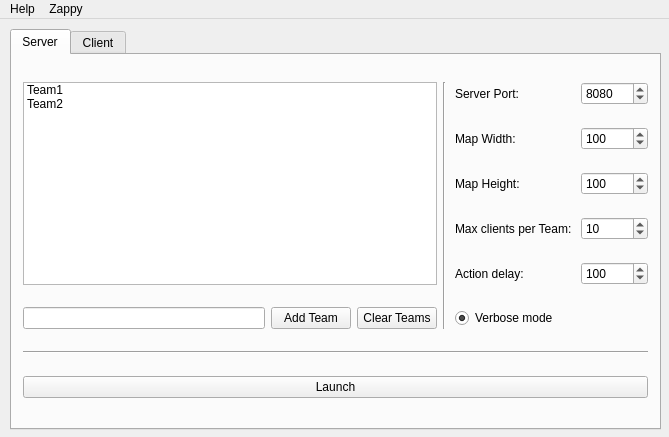
<?xml version="1.0" encoding="UTF-8"?>
<ui version="4.0">
 <class>MainWindow</class>
 <widget class="QMainWindow" name="MainWindow">
  <property name="geometry">
   <rect>
    <x>0</x>
    <y>0</y>
    <width>669</width>
    <height>437</height>
   </rect>
  </property>
  <property name="windowTitle">
   <string>Zappy</string>
  </property>
  <widget class="QWidget" name="centralWidget">
   <widget class="QTabWidget" name="mainTab">
    <property name="geometry">
     <rect>
      <x>10</x>
      <y>10</y>
      <width>651</width>
      <height>401</height>
     </rect>
    </property>
    <property name="currentIndex">
     <number>0</number>
    </property>
    <widget class="QWidget" name="serverWidget">
     <attribute name="title">
      <string>Server</string>
     </attribute>
     <layout class="QGridLayout" name="firstLayout">
      <item row="5" column="0" rowspan="2">
       <layout class="QGridLayout" name="serverLayout">
        <item row="1" column="5">
         <widget class="QLabel" name="mapWidthLabel">
          <property name="text">
           <string>Map Width: </string>
          </property>
         </widget>
        </item>
        <item row="1" column="6">
         <widget class="QSpinBox" name="mapWidthSpinbox">
          <property name="minimum">
           <number>10</number>
          </property>
          <property name="maximum">
           <number>100000</number>
          </property>
          <property name="value">
           <number>100</number>
          </property>
         </widget>
        </item>
        <item row="0" column="5">
         <widget class="QLabel" name="serverPortLabel">
          <property name="text">
           <string>Server Port: </string>
          </property>
         </widget>
        </item>
        <item row="4" column="5">
         <widget class="QLabel" name="delayLabel">
          <property name="text">
           <string>Action delay:</string>
          </property>
         </widget>
        </item>
        <item row="0" column="6">
         <widget class="QSpinBox" name="serverPortSpinbox">
          <property name="maximum">
           <number>100000</number>
          </property>
          <property name="value">
           <number>8080</number>
          </property>
         </widget>
        </item>
        <item row="2" column="5">
         <widget class="QLabel" name="mapHeightLabel">
          <property name="text">
           <string>Map Height: </string>
          </property>
         </widget>
        </item>
        <item row="2" column="6">
         <widget class="QSpinBox" name="mapHeightSpinbox">
          <property name="minimum">
           <number>10</number>
          </property>
          <property name="maximum">
           <number>100000</number>
          </property>
          <property name="value">
           <number>100</number>
          </property>
         </widget>
        </item>
        <item row="4" column="6">
         <widget class="QSpinBox" name="delaySpinbox">
          <property name="minimum">
           <number>10</number>
          </property>
          <property name="maximum">
           <number>7000000</number>
          </property>
          <property name="value">
           <number>100</number>
          </property>
         </widget>
        </item>
        <item row="3" column="6">
         <widget class="QSpinBox" name="maxClientsSpinbox">
          <property name="minimum">
           <number>1</number>
          </property>
          <property name="maximum">
           <number>100000</number>
          </property>
          <property name="value">
           <number>10</number>
          </property>
         </widget>
        </item>
        <item row="3" column="5">
         <widget class="QLabel" name="maxClientsLabel">
          <property name="text">
           <string>Max clients per Team: </string>
          </property>
         </widget>
        </item>
        <item row="8" column="0" colspan="7">
         <widget class="Line" name="line2">
          <property name="orientation">
           <enum>Qt::Horizontal</enum>
          </property>
         </widget>
        </item>
        <item row="9" column="0" colspan="7">
         <widget class="QPushButton" name="launchServer">
          <property name="text">
           <string>Launch</string>
          </property>
         </widget>
        </item>
        <item row="5" column="0">
         <widget class="QLineEdit" name="teamLineEdit"/>
        </item>
        <item row="5" column="1">
         <widget class="QPushButton" name="teamButtonAdd">
          <property name="text">
           <string>Add Team</string>
          </property>
         </widget>
        </item>
        <item row="0" column="0" rowspan="5" colspan="3">
         <widget class="QListWidget" name="teamList">
          <item>
           <property name="text">
            <string>Team1</string>
           </property>
          </item>
          <item>
           <property name="text">
            <string>Team2</string>
           </property>
          </item>
         </widget>
        </item>
        <item row="5" column="5" colspan="2">
         <widget class="QRadioButton" name="verboseRadio">
          <property name="text">
           <string>Verbose mode</string>
          </property>
          <property name="checked">
           <bool>true</bool>
          </property>
         </widget>
        </item>
        <item row="0" column="3" rowspan="6" colspan="2">
         <widget class="Line" name="line">
          <property name="orientation">
           <enum>Qt::Vertical</enum>
          </property>
         </widget>
        </item>
        <item row="5" column="2">
         <widget class="QPushButton" name="teamButtonClear">
          <property name="text">
           <string>Clear Teams</string>
          </property>
         </widget>
        </item>
       </layout>
      </item>
     </layout>
    </widget>
    <widget class="QWidget" name="clientWidget">
     <attribute name="title">
      <string>Client</string>
     </attribute>
     <widget class="QWidget" name="gridLayoutWidget">
      <property name="geometry">
       <rect>
        <x>9</x>
        <y>9</y>
        <width>631</width>
        <height>351</height>
       </rect>
      </property>
      <layout class="QGridLayout" name="gridLayout">
       <item row="2" column="0">
        <widget class="QLabel" name="teamLabel">
         <property name="text">
          <string>Team name: </string>
         </property>
        </widget>
       </item>
       <item row="8" column="0" colspan="2">
        <widget class="Line" name="line2_3">
         <property name="orientation">
          <enum>Qt::Horizontal</enum>
         </property>
        </widget>
       </item>
       <item row="7" column="0" colspan="2">
        <widget class="QRadioButton" name="graphicRadio">
         <property name="text">
          <string>Launch Graphic Client</string>
         </property>
        </widget>
       </item>
       <item row="5" column="1">
        <widget class="QLineEdit" name="ipLineEdit">
         <property name="text">
          <string>127.0.0.1</string>
         </property>
        </widget>
       </item>
       <item row="5" column="0">
        <widget class="QLabel" name="ipLabel">
         <property name="text">
          <string>Machine Address: </string>
         </property>
        </widget>
       </item>
       <item row="9" column="0" colspan="2">
        <widget class="QPushButton" name="launchClient">
         <property name="text">
          <string>Launch</string>
         </property>
        </widget>
       </item>
       <item row="0" column="0">
        <widget class="QLabel" name="portLabel">
         <property name="text">
          <string>Machine Port: </string>
         </property>
        </widget>
       </item>
       <item row="0" column="1">
        <widget class="QSpinBox" name="portSpinBox">
         <property name="maximum">
          <number>100000</number>
         </property>
         <property name="value">
          <number>8080</number>
         </property>
        </widget>
       </item>
       <item row="2" column="1">
        <widget class="QLineEdit" name="teamNameLineEdit">
         <property name="text">
          <string>Team1</string>
         </property>
        </widget>
       </item>
      </layout>
     </widget>
    </widget>
   </widget>
  </widget>
  <widget class="QMenuBar" name="menuZappy">
   <property name="geometry">
    <rect>
     <x>0</x>
     <y>0</y>
     <width>669</width>
     <height>24</height>
    </rect>
   </property>
   <widget class="QMenu" name="menuMainWindow">
    <property name="title">
     <string>Zappy</string>
    </property>
    <addaction name="actionQuit"/>
   </widget>
   <widget class="QMenu" name="menuHelp">
    <property name="title">
     <string>Help</string>
    </property>
    <addaction name="actionOpenMan"/>
    <addaction name="actionOpenQt"/>
    <addaction name="separator"/>
    <addaction name="actionOpenLog"/>
   </widget>
   <addaction name="menuHelp"/>
   <addaction name="menuMainWindow"/>
  </widget>
  <action name="actionAbout">
   <property name="text">
    <string>About</string>
   </property>
  </action>
  <action name="actionQuit">
   <property name="text">
    <string>Quit</string>
   </property>
   <property name="shortcut">
    <string>Esc</string>
   </property>
  </action>
  <action name="actionNew_command">
   <property name="text">
    <string>New command</string>
   </property>
  </action>
  <action name="actionOpenMan">
   <property name="enabled">
    <bool>true</bool>
   </property>
   <property name="text">
    <string>About Zappy</string>
   </property>
   <property name="shortcut">
    <string>F1</string>
   </property>
   <property name="visible">
    <bool>true</bool>
   </property>
  </action>
  <action name="actionOpenLog">
   <property name="text">
    <string>Open Logs</string>
   </property>
   <property name="shortcut">
    <string>F3</string>
   </property>
  </action>
  <action name="actionAchievment">
   <property name="enabled">
    <bool>false</bool>
   </property>
   <property name="text">
    <string>Reach $1.000.000 to unlock</string>
   </property>
  </action>
  <action name="actionOpenQt">
   <property name="text">
    <string>About Qt</string>
   </property>
   <property name="shortcut">
    <string>F2</string>
   </property>
  </action>
 </widget>
 <layoutdefault spacing="6" margin="11"/>
 <resources/>
 <connections/>
</ui>
